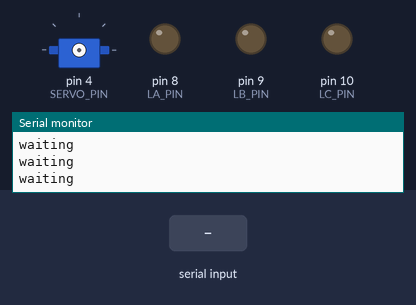
Recording of a sketch running on a simulated Arduino Uno, built with avr-gcc and run on an emulated ATmega328P. On the bench: servo, output pins drawn as LEDs (lit = HIGH), the last lines printed to the serial monitor. Inputs (shaded band) come from the test bench.

Above: at 1.8 s.
1.9 s: "TIME\n" received over the second serial link
At 3.1 s:
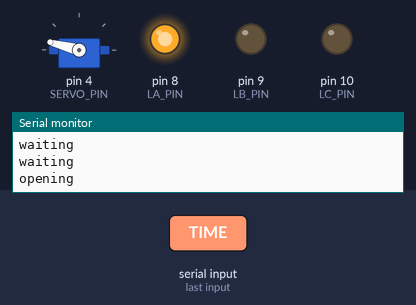
At 8.8 s:
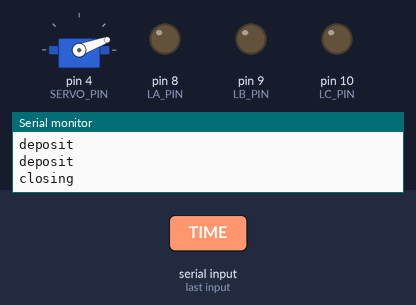
Timing chart, 0 to 10.1 s (numbered marks = the images above; inputs shaded):
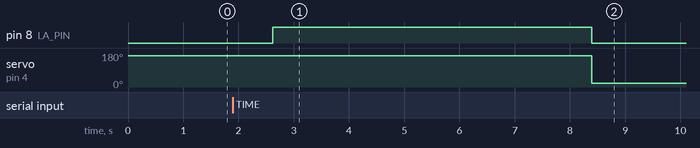

Measured:
- after the input at 1.9 s, pin 8 (LA_PIN): LOW → HIGH after 0.72 s, → LOW 5.8 s later; servo on pin 4 (SERVO_PIN): 165° → 20° after 6.5 s

The sketch:

sd-controller.ino
```cpp
/*Authors: Matteo Ragazzini, Marta Spadoni*/
#include "SmartController.h"
#include "Timer.h"

SmartController* controller = new SmartController();
Timer timer;
void setup() {
  Serial.begin(9600);
  while (!Serial){}
  Serial.println("ready to go.");
  timer.setupPeriod(500);
}

void loop() {
  timer.waitForNextTick();
  controller->tick();
}
```

Led.cpp
```cpp
#include "Led.h"
#include "Arduino.h"

Led::Led(int pin){
  this->pin = pin;
  pinMode(pin,OUTPUT);
}

void Led::switchOn(){
  digitalWrite(pin,HIGH);
}

void Led::switchOff(){
  digitalWrite(pin,LOW);
};
```

Led.h
```cpp
#ifndef __LED__
#define __LED__

#include "Light.h"

class Led: public Light {
public:
  Led(int pin);
  void switchOn();
  void switchOff();
protected:
  int pin;
};

#endif
```

Light.h
```cpp
#ifndef __LIGHT__
#define __LIGHT__

class Light {
public:
  virtual void switchOn() = 0;
  virtual void switchOff() = 0;
};

#endif
```

MsgServiceBT.cpp
```cpp
#include "Arduino.h"
#include "MsgServiceBT.h"


MsgServiceBT::MsgServiceBT(int rxPin, int txPin){
  channel = new SoftwareSerial(rxPin, txPin);
}

void MsgServiceBT::init(){
  content.reserve(256);
  channel->begin(9600);
}

bool MsgServiceBT::sendMsg(Msg msg){
  channel->println(msg.getContent());
}

bool MsgServiceBT::isMsgAvailable(){
  return channel->available();
}

Msg* MsgServiceBT::receiveMsg(){
  while (channel->available()) {
    char ch = (char) channel->read();
    if (ch == '\n'){
      Msg* msg = new Msg(content);
      content = "";
      return msg;
    } else {
      content += ch;
    }
  }
  return NULL;
}
```

MsgServiceBT.h
```cpp
#ifndef __MSGSERVICEBT__
#define __MSGSERVICEBT__

#include "Arduino.h"
#include "SoftwareSerial.h"

class Msg {
  String content;

public:
  Msg(const String& content){
    this->content = content;
  }

  String getContent(){
    return content;
  }
};

class MsgServiceBT {

public:
  MsgServiceBT(int rxPin, int txPin);
  void init();
  bool isMsgAvailable();
  Msg* receiveMsg();
  bool sendMsg(Msg msg);

private:
  String content;
  SoftwareSerial* channel;

};

#endif
```

SmartController.cpp
```cpp
#include "SmartController.h"

SmartController::SmartController(){
  servo = new ServoMotorImpl(SERVO_PIN);
  state = WAITING;
  timer = 0;
  leds[0] = new Led(LA_PIN );
  leds[1] = new Led(LB_PIN );
  leds[2] = new Led(LC_PIN );
  msgService = new MsgServiceBT(TXD_PIN,RXD_PIN);
  msgService->init();
}


void SmartController::tick(){
  switch(state){
    case OPENING :
        Serial.println("opening");
        leds[typeOfJunk]->switchOn();
        servo->on();
        servo->setPosition(180);
        state = IN_DEPOSIT;
        break;

    case IN_DEPOSIT :
        Serial.println("deposit");
        timer++;
        if(timer >= TIME_DELIVER) state = CLOSING;
        if(requestOfTime())timer = 0;
        break;

    case CLOSING:
        Serial.println("closing");
        timer = 0;
        leds[typeOfJunk]->switchOff();
        servo->setPosition(0);
        // notify the app the end of deposit
        msgService->sendMsg(Msg("ok"));
        state = WAITING;
        break;

    case WAITING :
        servo->off();
        Serial.println("waiting");
        int d = requestOfDeposit();
        if(d>=0){
           typeOfJunk = d;
           state = OPENING;
        }
        break;
  }
}

bool SmartController::requestOfTime(){
   if (msgService->isMsgAvailable()) {
       Msg* msg = msgService->receiveMsg();
        String c = msg->getContent();
        return c=="TIME";
   }
   return false;
}

//returns the index of the led to switch on or -1.
int SmartController::requestOfDeposit(){
    if (msgService->isMsgAvailable()) {
        Msg* msg = msgService->receiveMsg();
        String c = msg->getContent();
        return c.toInt();
    }
    return -1;
}
```

SmartController.h
```cpp
#ifndef __SMARTCONTROLLER__
#define __SMARTCONTROLLER__

#include "servo_motor_impl.h"
#include "Led.h"
#include "MsgServiceBT.h"
#include "SoftwareSerial.h"
#include "Config.h"

class SmartController {

public :

  SmartController();
  void tick();

private :

  enum { OPENING, IN_DEPOSIT, CLOSING, WAITING } state;

  bool requestOfTime();
  int  requestOfDeposit();

  MsgServiceBT *msgService;
  Led* leds[3];
  ServoMotorImpl*servo;
  int timer;
  int typeOfJunk; //represents the 3 possible type and leds


};

#endif
```

Timer.cpp
```cpp
#include "Timer.h"
#include "Arduino.h"

volatile bool timerFlag;

ISR(TIMER1_COMPA_vect){
  timerFlag = true;
}

Timer::Timer(){
  timerFlag = false;
}

void Timer::setupFreq(int freq){

  // disabling interrupt
  cli();

  TCCR1A = 0; // set entire TCCR1A register to 0
  TCCR1B = 0; // same for TCCR1B
  TCNT1  = 0; //initialize counter value to 0

  /*
   * set compare match register
   *
   * OCR1A = (16*2^20) / (100*PRESCALER) - 1 (must be < 65536)
   *
   * assuming a prescaler = 1024 => OCR1A = (16*2^10)/freq
   */
  OCR1A = 16*1024/freq;
  // turn on CTC mode
  TCCR1B |= (1 << WGM12);
  // Set CS11 for 8 prescaler
  TCCR1B |= (1 << CS12) | (1 << CS10);
  // enable timer compare interrupt
  TIMSK1 |= (1 << OCIE1A);

  // enabling interrupt
  sei();

}

/* period in ms */
void Timer::setupPeriod(int period){

  // disabling interrupt
  cli();

  TCCR1A = 0; // set entire TCCR1A register to 0
  TCCR1B = 0; // same for TCCR1B
  TCNT1  = 0; //initialize counter value to 0

  /*
   * set compare match register
   *
   * OCR1A = (16*2^20) / (100*PRESCALER) - 1 (must be < 65536)
   *
   * assuming a prescaler = 1024 => OCR1A = (16*2^10)* period/1000 (being in ms)
   */
  OCR1A = 16.384*period;
  // turn on CTC mode
  TCCR1B |= (1 << WGM12);
  // Set CS11 for 8 prescaler
  TCCR1B |= (1 << CS12) | (1 << CS10);
  // enable timer compare interrupt
  TIMSK1 |= (1 << OCIE1A);

  // enabling interrupt
  sei();

}

void Timer::waitForNextTick(){
  /* wait for timer signal */
  while (!timerFlag){}
  timerFlag = false;

}
```

Timer.h
```cpp
#ifndef __TIMER__
#define __TIMER__

class Timer {

public:
  Timer();
  void setupFreq(int freq);
  /* period in ms */
  void setupPeriod(int period);
  void waitForNextTick();

};


#endif
```

servo_motor.h
```cpp
#ifndef __SERVO_MOTOR__
#define __SERVO_MOTOR__

class ServoMotor {

public:
  virtual void on() = 0;
  virtual void setPosition(int angle) = 0;
  virtual void off() = 0;
};

#endif
```

servo_motor_impl.cpp
```cpp
#include "servo_motor_impl.h"
#include "Arduino.h"

ServoMotorImpl::ServoMotorImpl(int pin){
  this->pin = pin;
}

void ServoMotorImpl::on(){
  motor.attach(pin);
}

void ServoMotorImpl::setPosition(int angle){
  // 750 -> 0, 2250 -> 180
  // 750 + angle*(2250-750)/180
  float coeff = (2250.0-750.0)/180;
  motor.write(750 + angle*coeff);
}

void ServoMotorImpl::off(){
  motor.detach();
}
```

servo_motor_impl.h
```cpp
#ifndef __SERVO_MOTOR_IMPL__
#define __SERVO_MOTOR_IMPL__

#include "servo_motor.h"
#include <arduino.h>
#include "ServoTimer2.h"

class ServoMotorImpl: public ServoMotor {

public:
  ServoMotorImpl(int pin);

  void on();
  void setPosition(int angle);
  void off();

private:
  int pin;
  ServoTimer2 motor;
};

#endif
```

Config.h
```cpp
#ifndef __CONFIG__
#define __CONFIG__

#define SERVO_PIN 4
#define LA_PIN 8
#define LB_PIN 9
#define LC_PIN 10
#define TIME_DELIVER 10
#define TXD_PIN 2
#define RXD_PIN 3


#endif
```
